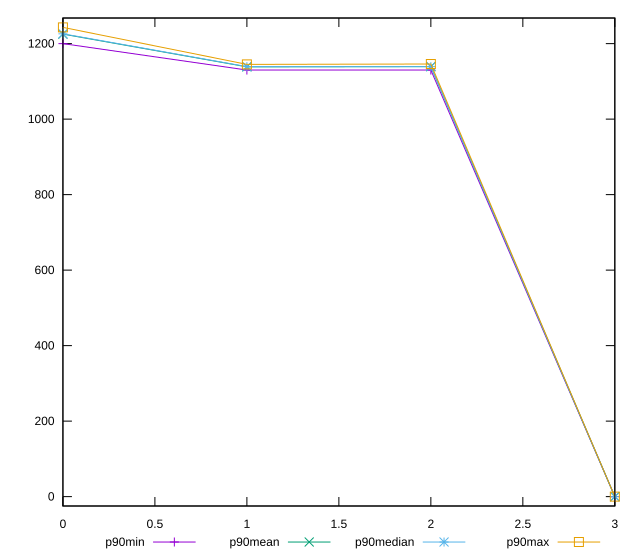

gnuplot code for this plot:
reset

$p90Min <<EOF
0 1200
1 1130
2 1130
3 0
EOF

$p90Mean <<EOF
0 1225.1808510638298
1 1138.468085106383
2 1139.0537634408602
3 0
EOF

$p90Median <<EOF
0 1226
1 1139
2 1139
3 0
EOF

$p90Max <<EOF
0 1243
1 1145
2 1146
3 0
EOF

set key outside below
set xrange [0:3]
set yrange [-24.86:1267.86]
set trange [-24.86:1267.86]
set terminal svg size 640, 560 enhanced background rgb 'white'
set output "reports/report_00030_2021-02-24T20-42-31.540Z/uses-rel-preload/progression/value.svg"

plot $p90Min title "p90min" with linespoints, \
     $p90Mean title "p90mean" with linespoints, \
     $p90Median title "p90median" with linespoints, \
     $p90Max title "p90max" with linespoints

reset
